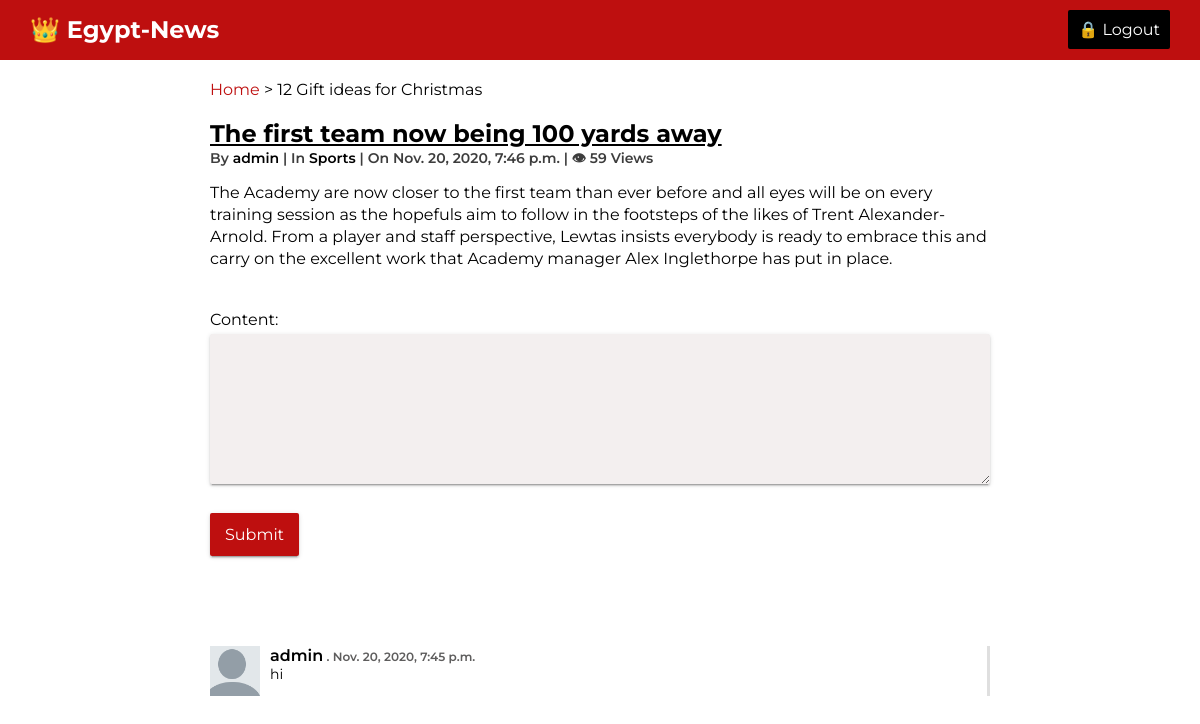
The page /post/8/ (signed in) on the database its author committed.
### blog/models.py (models this page shows, shortened)
class Post(models.Model):
    title = models.CharField(max_length=200)
    content = models.TextField()
    pub_date = models.DateTimeField(auto_now_add=True)
    view_count = models.PositiveIntegerField(default=0)
    author = models.ForeignKey(User , on_delete=models.CASCADE)
    category = models.ForeignKey(Category , on_delete=models.CASCADE)
    class Meta:
        ordering = ['-pub_date']

class Category(models.Model):
    name = models.CharField(max_length=100, unique=True)
    creator = models.ForeignKey(User , on_delete=models.CASCADE )
    class Meta:
        verbose_name_plural = "Categories"
    def __str__(self):
        return self.name

class Comment(models.Model):
    content = models.TextField(max_length=300 , null=True , blank=True)
    post = models.ForeignKey(Post , on_delete=models.CASCADE)
    by = models.ForeignKey(User , on_delete=models.CASCADE)
    created_at = models.DateTimeField(auto_now_add=True)

### blog/views.py (the view, shortened to what this page needs)
# urls.py: path('post/<int:pk>/', PostDetail.as_view() ,  name='post_detail'),
class PostDetail(View):
    def get(self ,request ,*args,**kwargs):
        view = PostDisplay.as_view()
        return view(request ,*args,**kwargs)

### blog/forms.py
class CommentForm(forms.ModelForm):
    class Meta:
        model = Comment
        fields = ('content',)

### blog/views.py (called while the page is built)
    def get_object(self):
        object = super(PostDisplay ,self).get_object()
        object.view_count += 1
        object.save()
        return object

    def get_context_data(self, **kwargs):
        context = super(PostDisplay, self).get_context_data(**kwargs)
        context['comments'] = Comment.objects.filter(post=self.get_object()).order_by('-created_at')
        context['form'] = CommentForm(instance=self.request.user)
        return context

### blog/templates/blog/post_detail.html (shortened to what this page needs)
{% extends 'blog/base.html' %}
{% load static %}
{% block breadcrumb %}{{ block.super }} > 12 Gift ideas for Christmas{% endblock %}
{% block content %}
<div class="blog-item">
    <h2><a href="#">{{post.title}}</a></h2>
    <div class="info">
        By <span><a href="#">{{post.author}}</a></span> | In <span><a href="#">{{ post.category }}</a></span> | On
        <span>{{post.pub_date}}</span> | &#x1f441 <span> {{post.view_count}} Views</span>
    </div>
    <p>
        {{post.content}}
    </p>
</div>
<div class="form">
    <form action="" method="post" novalidate>
        {{ form.as_p }}
        <p><input type="submit" value="Submit"></p>
    </form>
</div>
<div class="comments-list">
    {% for cmt in comments %}
    <div class="comment">
        <img src="{% static 'blog/images/avatar.png' %}" alt="avatar">
        <div class="info">
            <p>{{ cmt.by }}<span> . {{ cmt.created_at }}</span></p>
            <p>{{ cmt.content }}</p>
        </div>
    </div>
    {% empty %}
    <div>
        <h3>There are no comments yet.</h3>
    </div>
    {% endfor %}
</div>
{% endblock %}

### blog/static/blog/css/style.css (style rules this page uses)
:root { --primary: rgb(190, 15, 15); --primary-light: rgb(212, 47, 47); --secondary: #000; --light-dark: #3d3d3d; --lighter-dark: #5e5d5d; }
body { font-family: 'Montserrat', sans-serif; }
h2 { margin: 0; }
a { text-decoration: none; color: var(--secondary); }
nav > h2, p { margin: 0; }
.content-wrapper > div { grid-column: 2; max-width: 780px; margin: 20px 0; }
.blog-item h2 a { color: var(--secondary); text-decoration: underline; }
.blog-item .info { margin-bottom: 10px; font-size: 14px; font-weight: 600; color: var(--light-dark); }
.blog-item p { line-height: 22px; }
.comment { display: grid; grid-template-columns: 60px auto; margin: 30px 0; border-right: 3px solid #dfdfdf; }
.comment img { width: 100%; padding-right: 10px; }
.comment .info p:first-child { font-weight: 600; }
.comment .info p:last-child { font-size: 14px; }
.comment .info span { font-size: 12px; color: var(--lighter-dark); }
.form input, textarea, select { width: 100%; padding: 12px 15px; border-radius: 2px; border: none; margin: 5px 0 20px 0; font-size: 16px; background: #f3efef; box-shadow: 0 2px 2px 0 rgba(0,0,0,.14),0 3px 1px -2px rgba(0,0,0,.2),0 1px 5px 0 rgba(0,0,0,.12); }
.form textarea { height: 150px; }
.form input[type="submit"] { background: var(--primary); color: white; width: auto; }

### rows shown on the page
Post: title "The first team now being 100 yards away", author "admin", category "Sports", pub_date "Nov. 20, 2020, 7:46 p.m.", view_count "59", content "The Academy are now closer to the first team than ever before and all eyes will be on every training session as the hopefuls aim to follow in the footsteps of the likes of Trent Alexander-Arnold. From a player and staff perspective, Lewtas insists everybody is ready to embrace this and carry on the excellent work that Academy manager Alex Inglethorpe has put in place."
Comment: by "admin", created_at "Nov. 20, 2020, 7:45 p.m.", content "hi"
